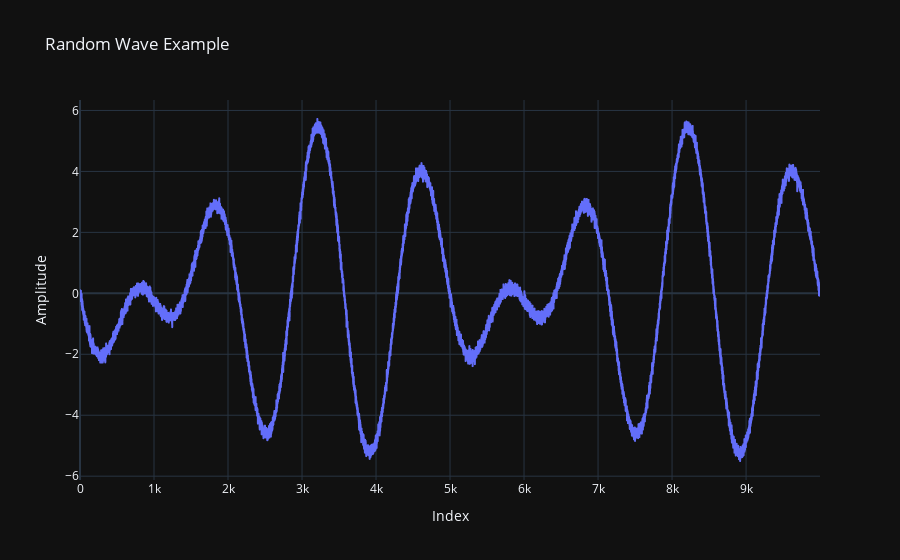

Here is the notebook cell this chart was saved with:
### Markdown cell above
<hr>

# Wave Generation

### Code cell
from data_generators.utils import random_waves as rw
import numpy as np
import pandas as pd
import plotly.express as px

# rw.seed()

# y = rw.half_waves_fixed_freq_varying_amp(num_points=10000, periods=7, amplitude=(3.5, 8.5), phase=5.7, smooth=10, noise=0.1)
# y = rw.full_waves_fixed_freq_varying_amp(num_points=10000, periods=7, amplitude=(3.5, 8.5), phase=5.7, noise=0.1)

y = rw.sinusoidal_wave(num_points=10000, periods=7, amplitude=(5.5, 7.2), wave_mode='full', varying_mode='fixed', phase=5.7, noise=0.1)
# y = rw.sinusoidal_wave(num_points=10000, periods=7, amplitude=(5.5, 7.2), wave_mode='full', varying_mode='fixed')

print(f"num_points: {len(y)}")
# display(y.head())

fig = px.line(y=y, title='Random Wave Example')
fig.update_layout(
    xaxis_title='Index',
    yaxis_title='Amplitude',
    template='plotly_dark'
)
fig.show()

### Figure 1 — Plotly figure (JSON) as saved in the notebook; plotly's stock layout.template omitted (floating-point values rounded to 4 significant figures; data arrays with more than 128 entries replaced by an {"elided": "..."} marker saying what was removed)
{"data": [{"hovertemplate": "x=%{x}<br>y=%{y}<extra></extra>", "legendgroup": "", "line": {"color": "#636efa", "dash": "solid"}, "marker": {"symbol": "circle"}, "mode": "lines", "name": "", "showlegend": false, "type": "scattergl", "x": {"elided": "10000 int values"}, "xaxis": "x", "y": {"elided": "10000 float values"}, "yaxis": "y"}], "layout": {"legend": {"tracegroupgap": 0}, "title": {"text": "Random Wave Example"}, "xaxis": {"anchor": "y", "domain": [0, 1], "title": {"text": "Index"}}, "yaxis": {"anchor": "x", "domain": [0, 1], "title": {"text": "Amplitude"}}}}
